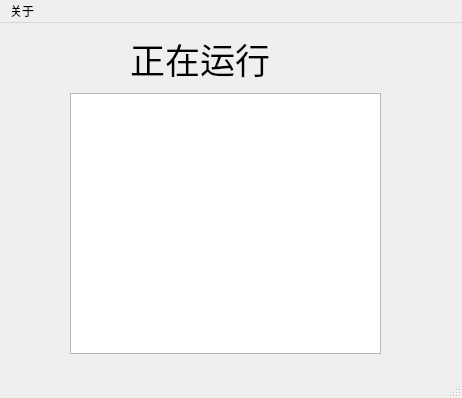
<?xml version="1.0" encoding="UTF-8"?>
<ui version="4.0">
 <class>MainWindow</class>
 <widget class="QMainWindow" name="MainWindow">
  <property name="geometry">
   <rect>
    <x>0</x>
    <y>0</y>
    <width>462</width>
    <height>398</height>
   </rect>
  </property>
  <property name="windowTitle">
   <string>MainWindow</string>
  </property>
  <widget class="QWidget" name="centralwidget">
   <widget class="QLabel" name="label">
    <property name="geometry">
     <rect>
      <x>130</x>
      <y>0</y>
      <width>181</width>
      <height>71</height>
     </rect>
    </property>
    <property name="font">
     <font>
      <family>Arial</family>
      <pointsize>26</pointsize>
     </font>
    </property>
    <property name="text">
     <string>正在运行</string>
    </property>
   </widget>
   <widget class="QTextEdit" name="textEdit">
    <property name="geometry">
     <rect>
      <x>70</x>
      <y>70</y>
      <width>311</width>
      <height>261</height>
     </rect>
    </property>
   </widget>
  </widget>
  <widget class="QMenuBar" name="menubar">
   <property name="geometry">
    <rect>
     <x>0</x>
     <y>0</y>
     <width>462</width>
     <height>26</height>
    </rect>
   </property>
   <widget class="QMenu" name="menu">
    <property name="title">
     <string>关于</string>
    </property>
    <addaction name="actionHunterVein"/>
   </widget>
   <addaction name="menu"/>
  </widget>
  <widget class="QStatusBar" name="statusbar"/>
  <action name="actionHunterVein">
   <property name="text">
    <string>HunterVein</string>
   </property>
  </action>
 </widget>
 <resources/>
 <connections/>
</ui>
